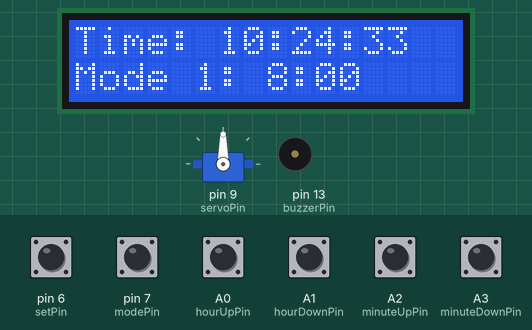
Simulated run of this sketch. Board: Arduino Uno, built with avr-gcc and run on an emulated ATmega328P. On the bench: servo, 16×2 character LCD, buzzer (waves = sounding, pin HIGH). The inputs (shaded band) are chosen by the test bench; at power-on: A0 (hourUpPin), A1 (hourDownPin), A2 (minuteUpPin), A3 (minuteDownPin), pin 6 (setPin), pin 7 (modePin) HIGH. The local clock reads 2024-03-15 10:24:30 at power-on unless the sketch sets it.

Above: at 3.2 s.
3.3 s: pin 6 (setPin) pulled LOW for 0.15 s
At 4.6 s:
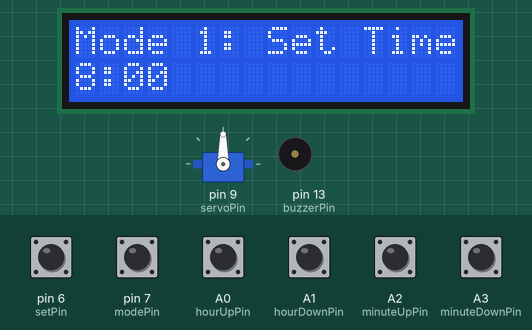
5.0 s: pin 7 (modePin) pulled LOW for 1 s
At 7.1 s:
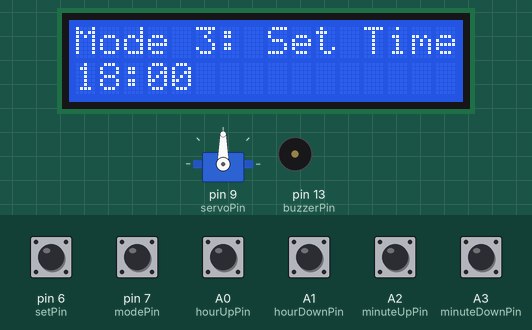
7.5 s: A0 (hourUpPin) pulled LOW for 0.15 s
9.2 s: A1 (hourDownPin) pulled LOW for 1 s
At 11.0 s:
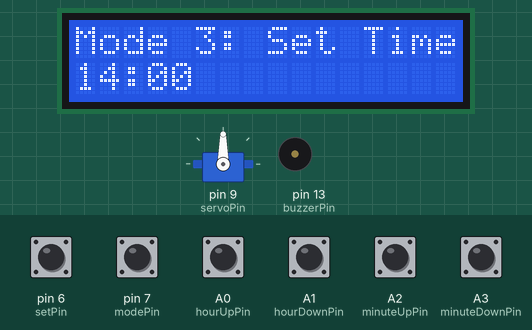
11.7 s: A2 (minuteUpPin) pulled LOW for 0.15 s
At 13.0 s:
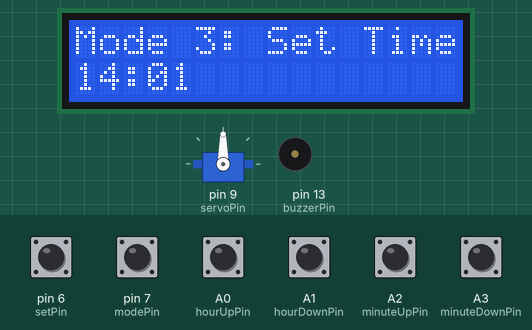
13.4 s: A3 (minuteDownPin) pulled LOW for 1 s
At 15.8 s:
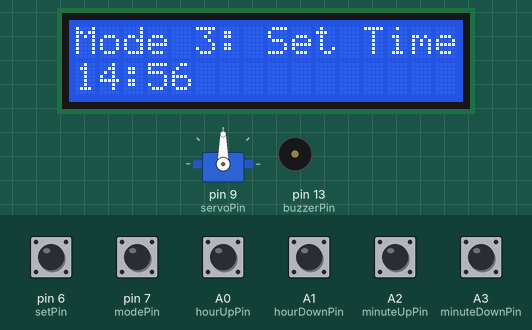
Timing chart, 0 to 16.9 s (numbered marks = the images above; inputs shaded):
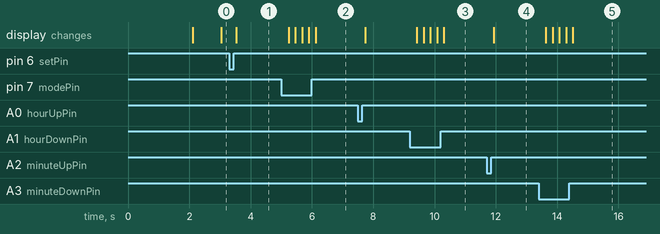

Measured:
- after the input at 3.3 s, the display: changes after 0.24 s (image 1)
- after the input at 5.0 s, the display: first changes after 0.24 s (image 2 shows a later state)
- after the input at 9.2 s, the display: first changes after 0.22 s (image 3 shows a later state)
- after the input at 11.7 s, the display: changes after 0.23 s (image 4)
- after the input at 13.4 s, the display: first changes after 0.23 s (image 5 shows a later state)

The sketch:

main.ino
```cpp
#include <Wire.h>
#include <RTClib.h>
#include <Servo.h>
#include <LiquidCrystal_I2C.h>

RTC_DS3231 rtc;
Servo servo;
LiquidCrystal_I2C lcd(0x27, 16, 2);

const int servoPin = 9;
const int buzzerPin = 13;

const int hourUpPin = A0;
const int hourDownPin = A1;
const int minuteUpPin = A2;
const int minuteDownPin = A3;
const int setPin = 6;
const int modePin = 7;

const int maxModes = 3;
int currentMode = 0;
bool setMode = false;

struct Mode {
  int hour;
  int minute;
  int servoAngle;
};

Mode modes[maxModes] = {
  {8, 0, 45},
  {12, 0, 90},
  {18, 0, 135}
};

void setup() {
  servo.attach(servoPin);
  pinMode(buzzerPin, OUTPUT);
  pinMode(hourUpPin, INPUT_PULLUP);
  pinMode(hourDownPin, INPUT_PULLUP);
  pinMode(minuteUpPin, INPUT_PULLUP);
  pinMode(minuteDownPin, INPUT_PULLUP);
  pinMode(setPin, INPUT_PULLUP);
  pinMode(modePin, INPUT_PULLUP);

  lcd.init();
  lcd.backlight();
  lcd.setCursor(0, 0);
  lcd.print("Pill Dispenser");

  if (!rtc.begin()) {
    lcd.setCursor(0, 1);
    lcd.print("RTC not found!");
    while (1);
  }

  if (rtc.lostPower()) {
    rtc.adjust(DateTime(F(__DATE__), F(__TIME__)));
  }

  delay(2000);
  lcd.clear();
}

void loop() {
  handleSetMode();

  if (!setMode) {  // Normal Operation
    DateTime now = rtc.now();

    lcd.setCursor(0, 0);
    lcd.print("Time: ");
    lcd.print(now.hour());
    lcd.print(":");
    if (now.minute() < 10) lcd.print("0");
    lcd.print(now.minute());
    lcd.print(":");
    if (now.second() < 10) lcd.print("0");
    lcd.print(now.second());

    lcd.setCursor(0, 1);
    lcd.print("Mode ");
    lcd.print(currentMode + 1);
    lcd.print(": ");
    lcd.print(modes[currentMode].hour);
    lcd.print(":");
    if (modes[currentMode].minute < 10) lcd.print("0");
    lcd.print(modes[currentMode].minute);

    if (now.hour() == modes[currentMode].hour &&
        now.minute() == modes[currentMode].minute &&
        now.second() == 0) {
      dispensePill(modes[currentMode].servoAngle);
      delay(60000);
    }
  }
}

void handleSetMode() {
  if (digitalRead(setPin) == LOW) {
    delay(200);  // Debounce
    setMode = !setMode; // Toggle set mode
    lcd.clear();
  }

  if (setMode) {
    if (digitalRead(modePin) == LOW) {
      currentMode = (currentMode + 1) % maxModes;
      delay(200);
    }

    if (digitalRead(hourUpPin) == LOW) {
      modes[currentMode].hour = (modes[currentMode].hour + 1) % 24;
      delay(200);
    }
    if (digitalRead(hourDownPin) == LOW) {
      modes[currentMode].hour = (modes[currentMode].hour - 1 + 24) % 24;
      delay(200);
    }
    if (digitalRead(minuteUpPin) == LOW) {
      modes[currentMode].minute = (modes[currentMode].minute + 1) % 60;
      delay(200);
    }
    if (digitalRead(minuteDownPin) == LOW) {
      modes[currentMode].minute = (modes[currentMode].minute - 1 + 60) % 60;
      delay(200);
    }

    lcd.setCursor(0, 0);
    lcd.print("Mode ");
    lcd.print(currentMode + 1);
    lcd.print(": Set Time");
    lcd.setCursor(0, 1);
    lcd.print(modes[currentMode].hour);
    lcd.print(":");
    if (modes[currentMode].minute < 10) lcd.print("0");
    lcd.print(modes[currentMode].minute);
  }
}

void dispensePill(int angle) {
  servo.write(angle);
  delay(1000);
  servo.write(0);
  tone(buzzerPin, 1000, 1000);
}
```
